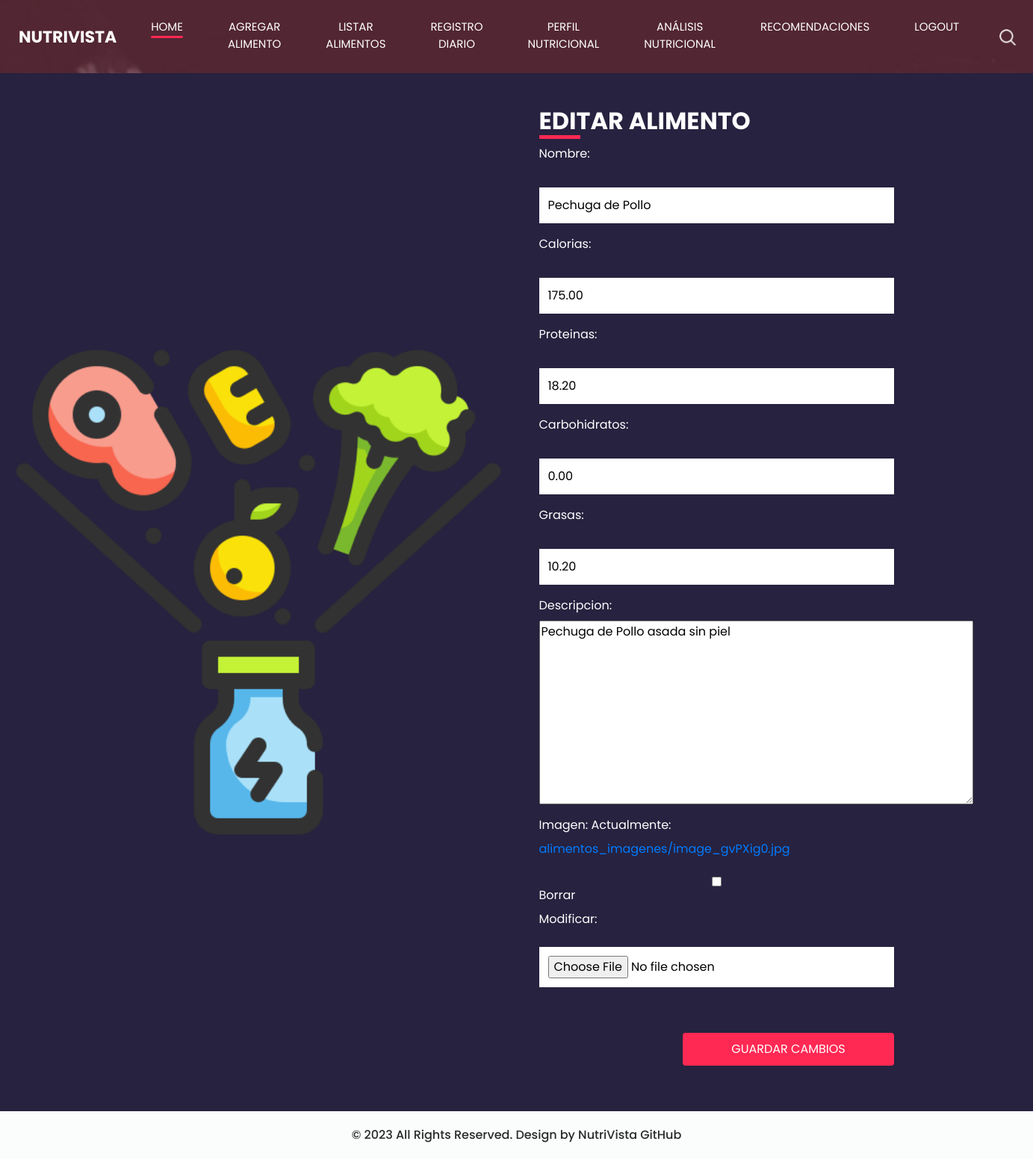
The app's page /editar_alimento/3/ (signed in) with its own data.
### base/models.py (models this page shows, shortened)
class Alimento(models.Model):
    usuario = models.ForeignKey(User, on_delete=models.CASCADE)  # Added this line to associate each food item with a user.
    nombre = models.CharField(max_length=255)
    calorias = models.DecimalField(max_digits=6, decimal_places=2)
    proteinas = models.DecimalField(max_digits=6, decimal_places=2)
    carbohidratos = models.DecimalField(max_digits=6, decimal_places=2)
    grasas = models.DecimalField(max_digits=6, decimal_places=2)
    descripcion = models.TextField(null=True, blank=True)
    imagen = models.ImageField(upload_to='alimentos_imagenes/', null=True, blank=True)
    nutrientes = models.ManyToManyField(Nutriente, through='AlimentoNutriente')  # Relación ManyToMany agregada

### base/views.py (the view)
# urls.py: path('editar_alimento/<int:alimento_id>/', editar_alimento, name='editar_alimento'),
@login_required
def editar_alimento(request, alimento_id):
    alimento = get_object_or_404(Alimento, id=alimento_id)
    if request.method == "POST":
        form = AlimentoForm(request.POST, request.FILES, instance=alimento)
        if form.is_valid():
            form.save()
            return redirect('listar_alimentos')
    else:
        form = AlimentoForm(instance=alimento)
    return render(request, 'base/editar_alimento.html', {'form': form, 'alimento': alimento})

### base/forms.py (shortened to what this page needs)
class AlimentoForm(forms.ModelForm):
    class Meta:
        model = Alimento
        fields = ['nombre', 'calorias', 'proteinas', 'carbohidratos', 'grasas', 'descripcion', 'imagen']  # Esto incluirá todos los campos del modelo en el formulario

### base/templates/base/editar_alimento.html (shortened to what this page needs)
{% load static %}
<html>
<head>
    <link rel="stylesheet" type="text/css" href="https://cdnjs.cloudflare.com/ajax/libs/OwlCarousel2/2.3.4/assets/owl.carousel.min.css" />
    <link rel="stylesheet" type="text/css" href="{% static 'css/bootstrap.css' %}" />
    <link href="{% static 'css/style.css' %}" rel="stylesheet" />
    <link href="{% static 'css/responsive.css' %}" rel="stylesheet" />
</head>
<body class="sub_page">
    <div class="hero_area">
        <header class="header_section">
            <div class="container-fluid">
                <nav class="navbar navbar-expand-lg custom_nav-container ">
                    <a class="navbar-brand" href="{% url 'main_page' %}">
                        <span>
                            NutriVista
                        </span>
                    </a>
                    <div class="collapse navbar-collapse" id="navbarSupportedContent">
                        <div class="d-flex ml-auto flex-column flex-lg-row align-items-center">
                            <ul class="navbar-nav  ">
                                <li class="nav-item active">
                                  <a class="nav-link" href="{% url 'main_page' %}">Home <span class="sr-only">(current)</span></a>
                                </li>
                                {% if not user.is_superuser %}
                                <li class="nav-item">
                                  <a class="nav-link" href="{% url 'agregar_alimento' %}"> Agregar Alimento</a>
                                </li>
                                <li class="nav-item">
                                    <a class="nav-link" href="{% url 'listar_alimentos' %}"> Listar Alimentos</a>
                                </li>
                                <li class="nav-item">
                                  <a class="nav-link" href="{% url 'registro_diario' %}"> Registro Diario</a>
                                </li>
                                <li class="nav-item">
                                  <a class="nav-link" href="{% url 'perfil_nutricional' %}"> Perfil Nutricional</a>
                                </li>
                                <li class="nav-item">
                                  <a class="nav-link" href="{% url 'analisis_nutricional' %}"> Análisis Nutricional</a>
                                </li>
                                <li class="nav-item">
                                  <a class="nav-link" href="{% url 'sugerencias_alimentos' %}"> Recomendaciones</a>
                                </li>
                                {% endif %}
                                <li class="nav-item">
                                  <a class="nav-link" href="{% url 'logout' %}"> Logout</a>
                                </li>
                            </ul>
                            <div class="user_option">
                                <form class="form-inline my-2 my-lg-0 ml-0 ml-lg-4 mb-3 mb-lg-0">
                                    <button class="btn  my-2 my-sm-0 nav_search-btn" type="submit"></button>
                                </form>
                            </div>
                        </div>
                    </div>
                </nav>
            </div>
        </header>
    </div>
    <section class="contact_section ">
        <div class="container-fluid">
            <div class="row">
                <div class="col-md-6 px-0">
                    <div class="img-box">
                        <img src="{% static 'images/2317045.png' %}" alt="">
                    </div>
                </div>
                <div class="col-lg-5 col-md-6">
                    <div class="form_container pr-0 pr-lg-5 mr-0 mr-lg-2">
                        <div class="heading_container">
                            <h2>
                                Editar Alimento
                            </h2>
                        </div>
                        <form method="post" enctype="multipart/form-data">
                            {{ form.as_p }}
                            <div class="d-flex ">
                                <button type="submit" class="btn btn-primary">
                                    Guardar Cambios
                                </button>
                            </div>
                        </form>
                    </div>
                </div>
            </div>
        </div>
    </section>
    <footer class="container-fluid footer_section">
        <p>
            &copy; 2023 All Rights Reserved. Design by NutriVista
            <a href="https://github.com/davidguillen2002/proyectoweb.git">GitHub</a>
        </p>
    </footer>
</body>
</html>

### base/static/css/style.css (style rules this page uses)
body { font-family: 'Poppins', sans-serif; color: #000000; background-color: #ffffff; }
.heading_container { display: -webkit-box; display: -ms-flexbox; display: flex; -webkit-box-pack: center; -ms-flex-pack: center; justify-content: center; text-align: center; }
.heading_container h2 { font-weight: bold; position: relative; padding-bottom: 5px; text-transform: uppercase; }
.heading_container h2::before { content: ""; position: absolute; bottom: 0; left: 50%; width: 55px; height: 5px; background-color: #ff2953; -webkit-transform: translateX(-50%); transform: translateX(-50%); }
.hero_area { height: 100vh; display: -webkit-box; display: -ms-flexbox; display: flex; -webkit-box-orient: vertical; -webkit-box-direction: normal; -ms-flex-direction: column; flex-direction: column; background-image: url(../images/hero-bg.jpg); background-size: cover; background-attachment: fixed; }
.sub_page .hero_area { height: auto; }
.header_section .container-fluid { padding-right: 25px; padding-left: 25px; }
.custom_nav-container.navbar-expand-lg .navbar-nav .nav-item .nav-link { margin: 10px 30px; padding: 0; padding-bottom: 3px; color: #ffffff; text-align: center; position: relative; text-transform: uppercase; font-size: 15px; }
.custom_nav-container.navbar-expand-lg .navbar-nav .nav-item .nav-link::after { display: none; content: ""; position: absolute; left: 0; bottom: 0; width: 100%; height: 3px; border-radius: 5px; background-color: #ffffff; }
.custom_nav-container.navbar-expand-lg .navbar-nav .nav-item.active a::after, .custom_nav-container.navbar-expand-lg .navbar-nav .nav-item:hover a::after { display: block; background-color: #ff2953; }
a, a:hover, a:focus { text-decoration: none; }
.btn, .btn:focus { outline: none !important; -webkit-box-shadow: none; box-shadow: none; }
.user_option { display: -webkit-box; display: -ms-flexbox; display: flex; -webkit-box-align: center; -ms-flex-align: center; align-items: center; }
.custom_nav-container .nav_search-btn { background-image: url(../images/search-icon.png); background-size: 22px; background-repeat: no-repeat; background-position-y: 7px; width: 35px; height: 35px; padding: 0; border: none; }
.navbar-brand { display: -webkit-box; display: -ms-flexbox; display: flex; -webkit-box-align: center; -ms-flex-align: center; align-items: center; position: relative; }
.navbar-brand span { font-size: 22px; text-transform: uppercase; font-weight: bold; color: #ffffff; position: relative; z-index: 3; }
.custom_nav-container { z-index: 99999; padding: 15px 0; }
.contact_section { position: relative; background-color: #27223f; color: #ffffff; }
.contact_section .heading_container { -webkit-box-pack: start; -ms-flex-pack: start; justify-content: start; }
.contact_section .heading_container h2::before { text-align: left; left: 0; -webkit-transform: none; transform: none; }
.contact_section .row { -webkit-box-align: center; -ms-flex-align: center; align-items: center; }
.contact_section .img-box img { width: 100%; }
.contact_section .form_container { padding: 45px 0 45px 15px; }
.contact_section input { width: 100%; border: none; background-color: #ffffff; outline: none; color: #000000; margin-top: 25px; padding: 12px; }
.contact_section input::placeholder { color: #2a2a2c; }
.contact_section button { padding: 10px 65px; outline: none; border: none; color: #ffffff; background: #ff2953; margin: 45px 0 0 auto; text-transform: uppercase; }
.footer_section { background-color: #fbfdfd; padding: 20px; font-weight: 500; }
.footer_section p { color: #292929; margin: 0; text-align: center; }
.footer_section a { color: #292929; }

### records on screen
Alimento: nombre "Pechuga de Pollo", calorias "175.00", proteinas "18.20", carbohidratos "0.00", grasas "10.20", descripcion "Pechuga de Pollo asada sin piel"
